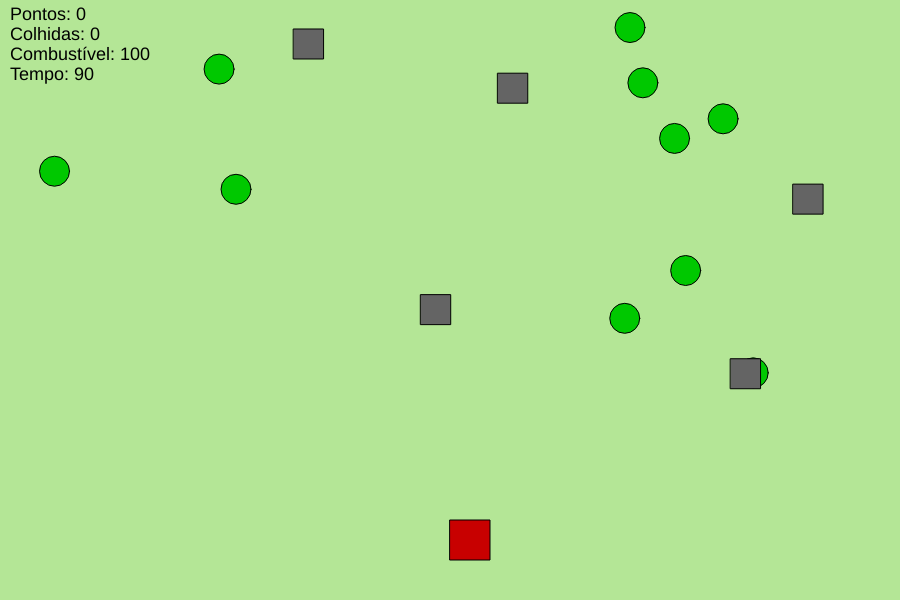
Frame 1 (no input)
Frame 60 (no input): identical to frame 1, image omitted
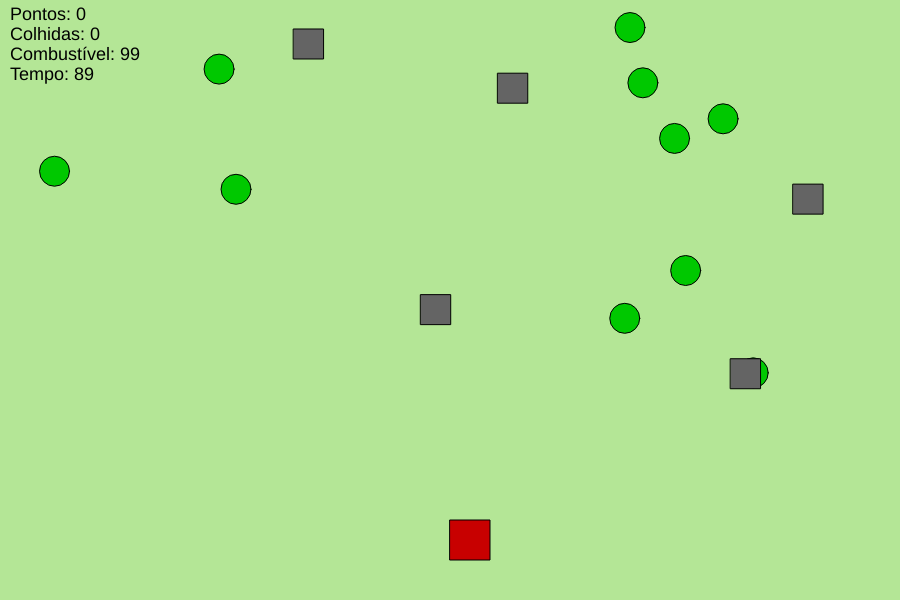
Frame 120 (the mouse pressed at the canvas centre since frame 60)

The p5.js sketch that drew these frames (run headless with seeded random() and noise() and a simulated clock; from frame 60 on, the mouse is pressed at the canvas centre):

// p5.js sketch
// ── sketch.js
// Variáveis principais
let trator;
let plantações = [];
let colhidas = 0;
let pontos = 0;
let combustivel = 100;
let tempo = 90; // segundos
let obstaculos = [];

function setup() {
  createCanvas(900, 600);
  frameRate(60);
  
  // Trator
  trator = { x: width/2, y: height-80, size: 40 };
  
  // Plantações iniciais
  for (let i = 0; i < 10; i++) {
    plantações.push(createVector(random(width), random(height-200)));
  }
  
  // Obstáculos iniciais
  for (let i = 0; i < 5; i++) {
    obstaculos.push(createVector(random(width), random(height-200)));
  }
}

function draw() {
  background(180, 230, 150);
  
  // Mostrar trator
  fill(200, 0, 0);
  rect(trator.x, trator.y, trator.size, trator.size);
  
  // Movimento do trator
  if (keyIsDown(LEFT_ARROW)) trator.x -= 5;
  if (keyIsDown(RIGHT_ARROW)) trator.x += 5;
  if (keyIsDown(UP_ARROW)) trator.y -= 5;
  if (keyIsDown(DOWN_ARROW)) trator.y += 5;
  
  trator.x = constrain(trator.x, 0, width - trator.size);
  trator.y = constrain(trator.y, 0, height - trator.size);
  
  // Mostrar plantações
  fill(0, 200, 0);
  for (let i = 0; i < plantações.length; i++) {
    ellipse(plantações[i].x, plantações[i].y, 30, 30);
    if (dist(trator.x, trator.y, plantações[i].x, plantações[i].y) < 30) {
      pontos += 10;
      colhidas++;
      combustivel -= 2;
      plantações[i] = createVector(random(width), random(height-200));
    }
  }
  
  // Mostrar obstáculos
  fill(100);
  for (let i = 0; i < obstaculos.length; i++) {
    rect(obstaculos[i].x, obstaculos[i].y, 30, 30);
    if (dist(trator.x, trator.y, obstaculos[i].x, obstaculos[i].y) < 30) {
      pontos -= 5;
      combustivel -= 5;
      obstaculos[i] = createVector(random(width), random(height-200));
    }
  }
  
  // HUD
  fill(0);
  textSize(18);
  text("Pontos: " + pontos, 10, 20);
  text("Colhidas: " + colhidas, 10, 40);
  text("Combustível: " + combustivel, 10, 60);
  text("Tempo: " + int(tempo), 10, 80);
  
  // Contagem regressiva
  if (frameCount % 60 == 0 && tempo > 0) {
    tempo--;
    combustivel -= 1; // consome combustível com o tempo
  }
  
  // Condições de fim
  if (tempo <= 0 || combustivel <= 0) {
    gameOver();
  }
}

function gameOver() {
  background(0);
  fill(255);
  textSize(40);
  text("GAME OVER!", width/2 - 120, height/2);
  textSize(20);
  text("Colheitas: " + colhidas + " | Pontos: " + pontos, width/2 - 120, height/2 + 40);
  noLoop();
}
